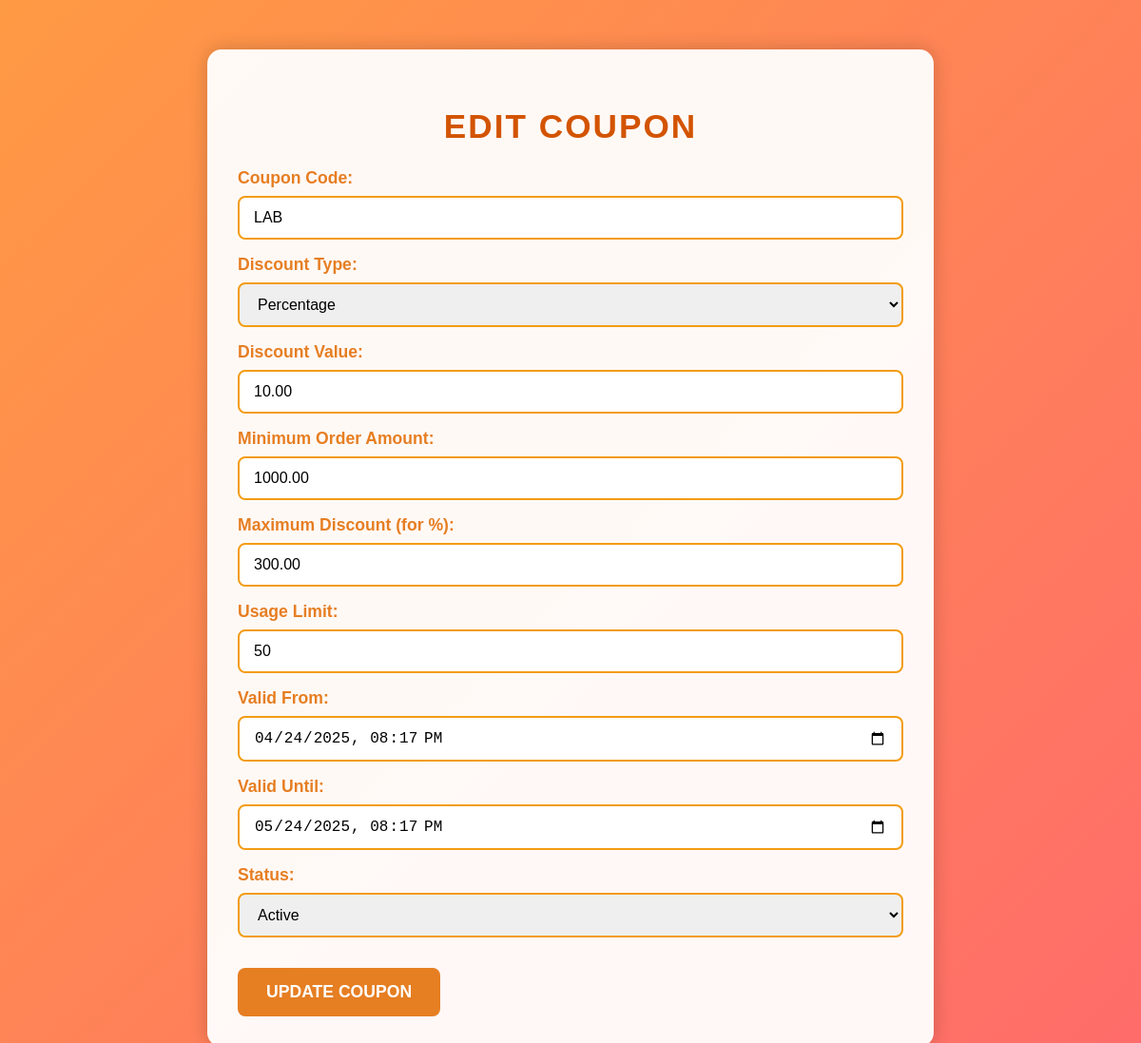
The page /Discount/editcoupon.php?id=2 (signed in) on the database its author committed.
### tables this page shows
CREATE TABLE `discount_coupons` (
  `id` int(11) NOT NULL,
  `code` varchar(50) NOT NULL,
  `discount_type` enum('fixed','percentage') NOT NULL,
  `discount_value` decimal(10,2) NOT NULL,
  `min_order_amount` decimal(10,2) DEFAULT NULL,
  `max_discount` decimal(10,2) DEFAULT NULL,
  `usage_limit` int(11) DEFAULT NULL,
  `used_count` int(11) DEFAULT 0,
  `valid_from` datetime DEFAULT NULL,
  `valid_until` datetime DEFAULT NULL,
  `status` enum('active','expired','used','inactive') DEFAULT 'active',
  `created_at` timestamp NOT NULL DEFAULT current_timestamp(),
  `updated_at` timestamp NOT NULL DEFAULT current_timestamp() ON UPDATE current_timestamp()
);

### Discount/editcoupon.php (the view, shortened to what this page needs)
<?php
require '../db_connection.php';
$coupon_id = $_GET['id'];
$query = "SELECT * FROM discount_coupons WHERE id = ?";
$stmt = $conn->prepare($query);
$stmt->bind_param("i", $coupon_id);
$stmt->execute();
$result = $stmt->get_result();
$coupon = $result->fetch_assoc();
?>
<!DOCTYPE html>
<html lang="en">
<head>
    <link rel="stylesheet" href="discount.css">
</head>
<body>
    <div class="container">
        <h2>Edit Coupon</h2>
        <form action="update_coupon.php" method="POST">
            <div class="form-group">
                <label>Coupon Code:</label>
                <input type="text" name="code" value="<?= htmlspecialchars($coupon['code']) ?>" required>
            </div>
            <div class="form-group">
                <label>Discount Type:</label>
                <select name="discount_type" required>
                    <option value="percentage" <?= $coupon['discount_type'] == 'percentage' ? 'selected' : '' ?>>Percentage</option>
                </select>
            </div>
            <div class="form-group">
                <label>Discount Value:</label>
                <input type="number" step="0.01" name="discount_value" value="<?= htmlspecialchars($coupon['discount_value']) ?>" required>
            </div>
            <div class="form-group">
                <label>Minimum Order Amount:</label>
                <input type="number" step="0.01" name="min_order_amount" value="<?= htmlspecialchars($coupon['min_order_amount']) ?>">
            </div>
            <div class="form-group">
                <label>Maximum Discount (for %):</label>
                <input type="number" step="0.01" name="max_discount" value="<?= htmlspecialchars($coupon['max_discount']) ?>">
            </div>
            <div class="form-group">
                <label>Usage Limit:</label>
                <input type="number" name="usage_limit" value="<?= htmlspecialchars($coupon['usage_limit']) ?>">
            </div>
            <div class="form-group">
                <label>Valid From:</label>
                <input type="datetime-local" name="valid_from" value="<?= $coupon['valid_from'] ?>">
            </div>
            <div class="form-group">
                <label>Valid Until:</label>
                <input type="datetime-local" name="valid_until" value="<?= $coupon['valid_until'] ?>">
            </div>
            <div class="form-group">
                <label>Status:</label>
                <select name="status">
                    <option value="active" <?= $coupon['status'] == 'active' ? 'selected' : '' ?>>Active</option>
                </select>
            </div>
            <button type="submit">Update Coupon</button>
        </form>
    </div>
</body>
</html>

### Discount/discount.css (style rules this page uses)
body { background: linear-gradient(135deg, #ff9a44, #ff6b6b); font-family: 'Arial', sans-serif; margin: 0; min-height: 100vh; padding: 20px; }
.container { background: rgba(255, 255, 255, 0.95); border-radius: 15px; box-shadow: 0 0 20px rgba(0, 0, 0, 0.2); margin: 2rem auto; max-width: 700px; padding: 2rem; }
h2 { color: #d35400; text-align: center; margin-bottom: 1.5rem; font-size: 2.2rem; text-transform: uppercase; letter-spacing: 2px; }
.form-group { display: flex; flex-direction: column; margin-bottom: 1rem; }
.form-group label { color: #e67e22; font-weight: 600; margin-bottom: 0.5rem; font-size: 1.1rem; }
.form-group input, .form-group select { border: 2px solid #f39c12; border-radius: 8px; padding: 12px 15px; font-size: 1rem; transition: all 0.3s ease; }
button[type="submit"] { background: #e67e22; border: none; border-radius: 8px; color: white; cursor: pointer; font-size: 1.1rem; font-weight: bold; margin-top: 1rem; padding: 15px 30px; text-transform: uppercase; transition: all 0.3s ease; }

### rows shown on the page
discount_coupons: code "LAB", discount_type "Percentage", discount_value "10.00", min_order_amount "1000.00", max_discount "300.00", usage_limit "50", valid_from "04/24/2025 20:17", valid_until "05/24/2025 20:17", status "Active"
